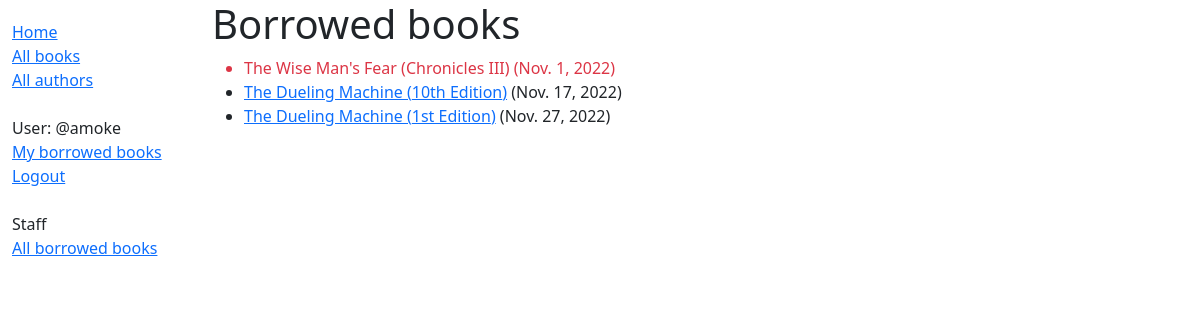
The page /catalog/mybooks/ (signed in) on the database as committed earlier.
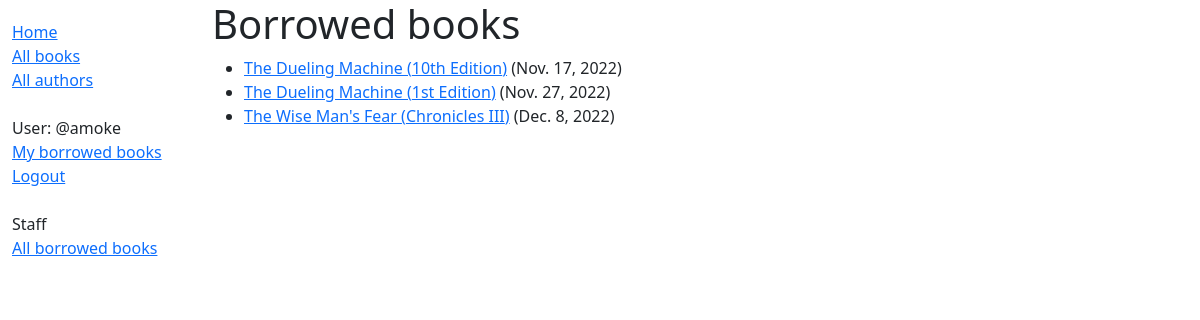
The same page on the database as committed later.
### catalog/models.py (models this page shows, shortened)
class BookInstance(models.Model):
    id = models.UUIDField(primary_key=True, default=uuid.uuid4,
                          help_text='Unique ID for this particular book across whole library')
    book = models.ForeignKey('Book', on_delete=models.RESTRICT, null=True)
    imprint = models.CharField(max_length=200)
    due_back = models.DateField(null=True, blank=True)
    borrower = models.ForeignKey(
        User, on_delete=models.SET_NULL, null=True, blank=True)
    LOAN_STATUS = (
        ('m', 'Maintenance'),
        ('o', 'On loan'),
        ('a', 'Available'),
        ('r', 'Reserved'),
    )
    status = models.CharField(
        max_length=1,
        choices=LOAN_STATUS,
        blank=True,
        default='m',
        help_text='Book availability',
    )
    class Meta:
        ordering = ['due_back']
        permissions = (("can_mark_returned", "Set book as returned"),)
    @property
    def is_overdue(self):
        return bool(self.due_back and date.today() > self.due_back)

class Book(models.Model):
    title = models.CharField(max_length=200)
    author = models.ForeignKey(Author, on_delete=models.SET_NULL, null=True)
    summary = models.TextField(
        max_length=1000, help_text="Enter a brief description of the book")
    isbn = models.CharField("ISBN", max_length=13, unique=True,
                            help_text='13 characters <a href="https://www.isbn-international.org/content/what-isbn">ISBN number</a>')
    genre = models.ManyToManyField(
        Genre, help_text='Select a genre for this book')
    language = models.ForeignKey(
        Language, on_delete=models.SET_NULL, null=True)
    def display_genre(self):
        """Create a string for the Genre. This is required to display genre in Admin."""
        return ', '.join(genre.name for genre in self.genre.all()[:3])
    display_genre.short_description = "Genre"

### catalog/views.py (the view)
# urls.py: path('mybooks/', views.LoanedBooksByUserListView.as_view(), name='my-borrowed'),
class LoanedBooksByUserListView(LoginRequiredMixin, generic.ListView):
    model = BookInstance
    template_name = 'catalog/bookinstance_list_borrowed_user.html'
    paginate_by = 10
    def get_queryset(self):
        return BookInstance.objects.filter(borrower=self.request.user).filter(status__exact='o').order_by('due_back')

### catalog/templates/catalog/bookinstance_list_borrowed_user.html
{% extends "base_generic.html" %}
{% block content %}
<h1>Borrowed books</h1>
{% if bookinstance_list %}
<ul>
    {% for bookinst in bookinstance_list %}
    <li class="{% if bookinst.is_overdue %}text-danger{% endif %}">
        <a {% if bookinst.is_overdue %}style="font-color: red; text-decoration: none; color: inherit;" {% endif %}
            href="{% url 'book-detail' bookinst.book.pk %}">{{ bookinst.book.title }} ({{ bookinst.imprint }})</a>
        ({{ bookinst.due_back }})
    </li>
    {% endfor %}
</ul>
{% else %}
<p>There are no books borrowed.</p>
{% endif %}
{% endblock %}

Rows that differ between the two databases and show on the page:
changed BookInstance "Chronicles III": due_back "Nov. 1, 2022" → "Dec. 8, 2022"; moves down the list
